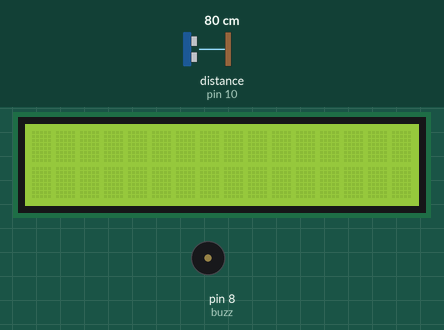
Simulated run of this sketch. Board: Arduino Uno, built with avr-gcc and run on an emulated ATmega328P. Parts: 16×2 character LCD, buzzer (waves = sounding, pin HIGH). Wiring (inferred from the names in the program): ultrasonic range finder: trigger pin 9; echo pin 10. The inputs (shaded band) are chosen by the test bench; at power-on: distance to the obstacle (sensor on pin 10) 80 cm. The echo pulse lasts 58.3 µs per cm; pins used as bus, display or sensor lines are not drawn.

Above: at 1.2 s.
1.3 s: distance to the obstacle (sensor on pin 10) set to 45 cm
3.2 s: distance to the obstacle (sensor on pin 10) set to 36 cm
At 4.8 s:
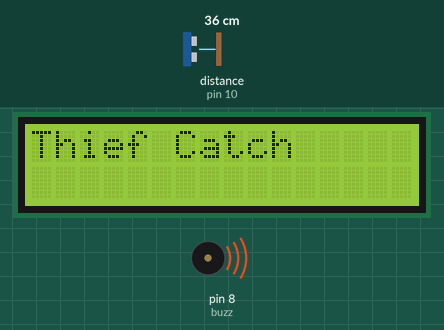
7.3 s: distance to the obstacle (sensor on pin 10) set to 60 cm
At 9.3 s:
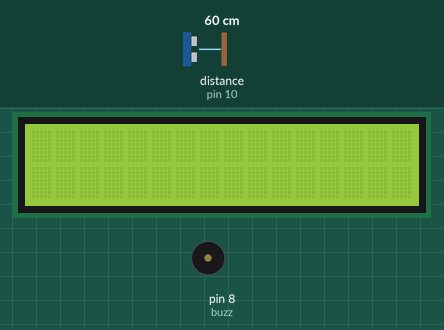
9.6 s: distance to the obstacle (sensor on pin 10) set to 2 cm
At 10.9 s:
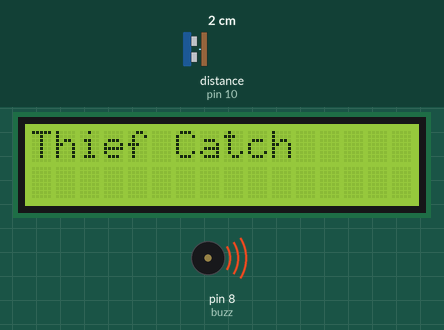
Timing chart, 0 to 12.6 s (numbered marks = the images above; inputs shaded):
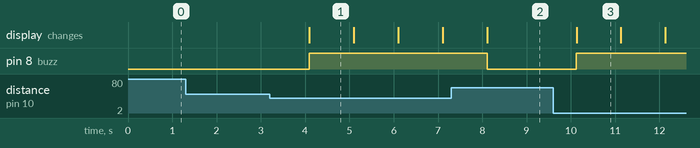

The sketch:

Code5.ino
```cpp
// (licence header left out)
//Q3 Write an Arduino Program to rise the alarm if any object is detected at 40cm  and less then the from of sensor

#include <LiquidCrystal.h>

LiquidCrystal lcd(12, 11, 5, 4, 3, 2);
int trig = 9, echo = 10, buzz = 8; // Changed "bazz" to "buzz"
long duration; // Changed "direction" to "duration"
int distance;

void setup() {
  pinMode(trig, OUTPUT); // Changed "HIGH" to "OUTPUT"
  pinMode(echo, INPUT);
  pinMode(buzz, OUTPUT);
  lcd.begin(16, 2);
}

void loop() {
  digitalWrite(trig, LOW); // Set the trigger pin LOW initially
  delayMicroseconds(2);
  digitalWrite(trig, HIGH);
  delayMicroseconds(10); // Increased delay to 10 microseconds
  digitalWrite(trig, LOW);

  duration = pulseIn(echo, HIGH);
  distance = (duration * 0.034) / 2;

  if (distance <= 40) {
    digitalWrite(buzz, HIGH);
    lcd.print("Thief Catch");
  } else {
    digitalWrite(buzz, LOW);
  }

  delay(1000);
  lcd.clear();
}
```

Measured:
- the behaviour switches between 42 and 41 cm on distance to the obstacle (sensor on pin 10) (found by bisection; images 0 and 1)
- after the input at 1.3 s, every drawn part: stays the same
- after the input at 3.2 s, pin 8 (buzz): LOW → HIGH after 0.89 s; the display: changes after 0.89 s (image 1)
- after the input at 7.3 s, pin 8 (buzz): HIGH → LOW after 0.82 s
- after the input at 9.6 s, pin 8 (buzz): LOW → HIGH after 0.53 s; the display: changes after 0.53 s (image 3)
- what the display in image 1 shows lasts 1.0 s, from 4.1 s to 5.1 s
